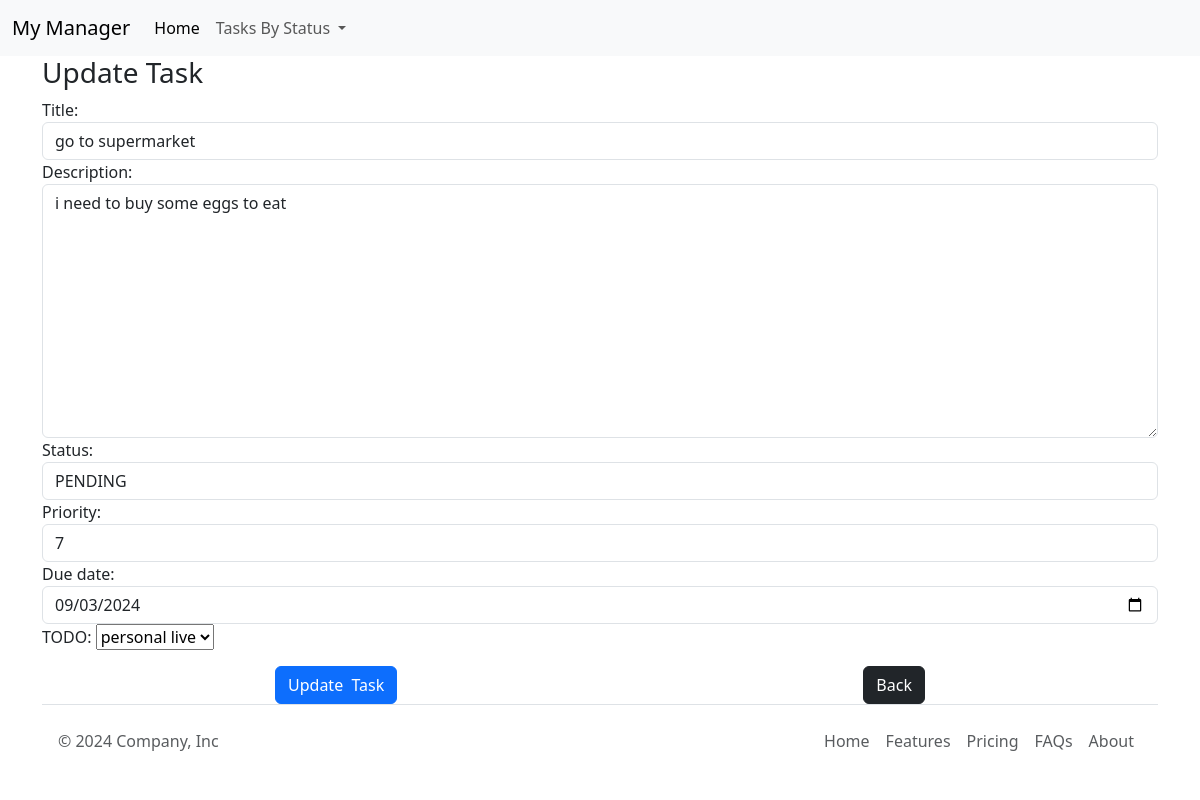
The app's page /todo/update/1 with its own data.
### main/models.py (models this page shows, shortened)
class Task(models.Model):
    STATUS_CHOICES = [
        ('PENDING' , 'PENDING'),
        ('IN PROGRESS' , 'IN PROGRESS'),
        ('COMPLETED' , 'COMPLETED'),
    ]
    title=models.CharField(max_length = 100)
    description = models.TextField()
    status = models.CharField(max_length = 12 , choices = STATUS_CHOICES , default = 'PENDING')
    due_date = models.DateField(null= True , blank=True)
    priority = models.IntegerField(validators=[MinValueValidator(1) , MaxValueValidator(10)] ,null= True , blank= True)
    created_at = models.DateTimeField(auto_now_add = True)
    updated_at = models.DateTimeField(auto_now_add = True)
    TODO = models.ForeignKey(TODO, on_delete=models.CASCADE )

### main/views.py (the view)
# urls.py: path('todo/update/<int:id>' , update_task , name ="update-task"),
def update_task(request , id ):
    task = get_object_or_404(Task , id=id)
    if request.method == 'POST':
        form = TaskForm(request.POST , instance=task)
        if form.is_valid() :
            form.save() #--> save the record in database
            return redirect('home')
    else:
        form = TaskForm(instance=task)
    return render(request, 'main/updatetask.html' , {'form':form})

### main/forms.py
class TaskForm(forms.ModelForm):
    class Meta:
        model=Task
        fields = ['title' , 'description' , 'status' ,'priority' ,  'due_date' , 'TODO']
        widgets = {
            'title': forms.TextInput(attrs={'class': 'form-control'}),
            'description': forms.Textarea(attrs={'class': 'form-control'}),
            'status': forms.Select(attrs={'class': 'form-control'}),
            'priority': forms.NumberInput(attrs={'class': 'form-control'}),
            'due_date': forms.DateInput(attrs={'class': 'form-control', 'type': 'date'}),
            'category': forms.Select(attrs={'class': 'form-control'}),
        }

### main/models.py (called while the page is built)
    def __str__(self):
        return self.name

### main/templates/main/updatetask.html (shortened to what this page needs)
{% extends "main/base.html" %}
{% block content %}
<div class=" container  m-auto">
    <h3> Update Task</h3>
    <form method="POST"  >
    {{ form }}
    <div class="d-flex justify-content-around mt-3 align-items-center">
        <input type="submit" class="btn btn-primary" value="Update  Task">
        <a href="{% url 'home' %}" class="btn btn-dark"> Back</a>
    </div>
    </form>
</div>
{% endblock  %}

### records on screen
Task: title "go to supermarket", description "i need to buy some eggs to eat", status "PENDING", priority "7", due_date "09/03/2024", TODO "personal live"
